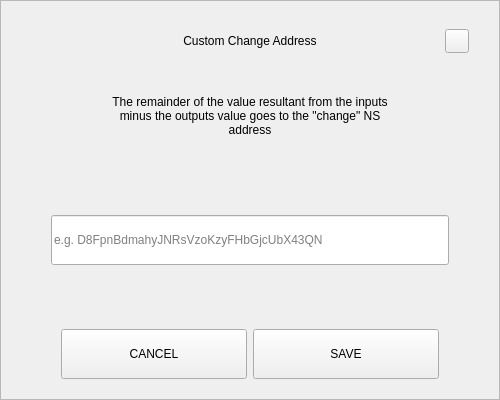
<?xml version="1.0" encoding="UTF-8"?>
<ui version="4.0">
 <class>SendChangeAddressDialog</class>
 <widget class="QDialog" name="SendChangeAddressDialog">
  <property name="geometry">
   <rect>
    <x>0</x>
    <y>0</y>
    <width>500</width>
    <height>400</height>
   </rect>
  </property>
  <property name="windowTitle">
   <string>Dialog</string>
  </property>
  <layout class="QVBoxLayout" name="verticalLayout">
   <property name="spacing">
    <number>0</number>
   </property>
   <property name="leftMargin">
    <number>0</number>
   </property>
   <property name="topMargin">
    <number>0</number>
   </property>
   <property name="rightMargin">
    <number>0</number>
   </property>
   <property name="bottomMargin">
    <number>0</number>
   </property>
   <item>
    <widget class="QFrame" name="frame">
     <property name="styleSheet">
      <string notr="true"/>
     </property>
     <property name="frameShape">
      <enum>QFrame::StyledPanel</enum>
     </property>
     <property name="frameShadow">
      <enum>QFrame::Raised</enum>
     </property>
     <layout class="QVBoxLayout" name="verticalLayout_2" stretch="0,0,0,0,0,0,0">
      <property name="spacing">
       <number>0</number>
      </property>
      <property name="leftMargin">
       <number>30</number>
      </property>
      <property name="topMargin">
       <number>20</number>
      </property>
      <property name="rightMargin">
       <number>30</number>
      </property>
      <property name="bottomMargin">
       <number>20</number>
      </property>
      <item>
       <layout class="QHBoxLayout" name="horizontalLayout_3">
        <property name="spacing">
         <number>0</number>
        </property>
        <item>
         <spacer name="horizontalSpacer_2">
          <property name="orientation">
           <enum>Qt::Horizontal</enum>
          </property>
          <property name="sizeHint" stdset="0">
           <size>
            <width>40</width>
            <height>20</height>
           </size>
          </property>
         </spacer>
        </item>
        <item>
         <widget class="QLabel" name="labelTitle">
          <property name="minimumSize">
           <size>
            <width>0</width>
            <height>40</height>
           </size>
          </property>
          <property name="maximumSize">
           <size>
            <width>16777215</width>
            <height>40</height>
           </size>
          </property>
          <property name="styleSheet">
           <string notr="true">padding-left:24px;</string>
          </property>
          <property name="text">
           <string>Custom Change Address</string>
          </property>
          <property name="alignment">
           <set>Qt::AlignCenter</set>
          </property>
          <property name="margin">
           <number>7</number>
          </property>
         </widget>
        </item>
        <item>
         <spacer name="horizontalSpacer">
          <property name="orientation">
           <enum>Qt::Horizontal</enum>
          </property>
          <property name="sizeHint" stdset="0">
           <size>
            <width>40</width>
            <height>20</height>
           </size>
          </property>
         </spacer>
        </item>
        <item>
         <widget class="QPushButton" name="btnEsc">
          <property name="minimumSize">
           <size>
            <width>24</width>
            <height>24</height>
           </size>
          </property>
          <property name="maximumSize">
           <size>
            <width>24</width>
            <height>24</height>
           </size>
          </property>
          <property name="focusPolicy">
           <enum>Qt::NoFocus</enum>
          </property>
          <property name="text">
           <string/>
          </property>
         </widget>
        </item>
       </layout>
      </item>
      <item>
       <spacer name="verticalSpacer_2">
        <property name="orientation">
         <enum>Qt::Vertical</enum>
        </property>
        <property name="sizeType">
         <enum>QSizePolicy::Fixed</enum>
        </property>
        <property name="sizeHint" stdset="0">
         <size>
          <width>20</width>
          <height>20</height>
         </size>
        </property>
       </spacer>
      </item>
      <item alignment="Qt::AlignHCenter">
       <widget class="QLabel" name="labelMessage">
        <property name="minimumSize">
         <size>
          <width>0</width>
          <height>70</height>
         </size>
        </property>
        <property name="text">
         <string>The remainder of the value resultant from the inputs minus the outputs value goes to the &quot;change&quot; NS address</string>
        </property>
        <property name="alignment">
         <set>Qt::AlignCenter</set>
        </property>
        <property name="wordWrap">
         <bool>true</bool>
        </property>
       </widget>
      </item>
      <item>
       <spacer name="verticalSpacer_3">
        <property name="orientation">
         <enum>Qt::Vertical</enum>
        </property>
        <property name="sizeHint" stdset="0">
         <size>
          <width>20</width>
          <height>40</height>
         </size>
        </property>
       </spacer>
      </item>
      <item>
       <layout class="QHBoxLayout" name="horizontalLayout_2">
        <property name="spacing">
         <number>0</number>
        </property>
        <property name="leftMargin">
         <number>20</number>
        </property>
        <property name="rightMargin">
         <number>20</number>
        </property>
        <item>
         <widget class="QLineEdit" name="lineEditAddress">
          <property name="minimumSize">
           <size>
            <width>0</width>
            <height>50</height>
           </size>
          </property>
          <property name="placeholderText">
           <string notr="true">e.g. D8FpnBdmahyJNRsVzoKzyFHbGjcUbX43QN</string>
          </property>
         </widget>
        </item>
       </layout>
      </item>
      <item>
       <spacer name="verticalSpacer">
        <property name="orientation">
         <enum>Qt::Vertical</enum>
        </property>
        <property name="sizeHint" stdset="0">
         <size>
          <width>20</width>
          <height>40</height>
         </size>
        </property>
       </spacer>
      </item>
      <item>
       <layout class="QHBoxLayout" name="horizontalLayout" stretch="2,2">
        <property name="spacing">
         <number>6</number>
        </property>
        <property name="leftMargin">
         <number>30</number>
        </property>
        <property name="rightMargin">
         <number>30</number>
        </property>
        <item>
         <widget class="QPushButton" name="btnCancel">
          <property name="minimumSize">
           <size>
            <width>180</width>
            <height>50</height>
           </size>
          </property>
          <property name="focusPolicy">
           <enum>Qt::NoFocus</enum>
          </property>
          <property name="text">
           <string>CANCEL</string>
          </property>
         </widget>
        </item>
        <item>
         <widget class="QPushButton" name="btnSave">
          <property name="minimumSize">
           <size>
            <width>180</width>
            <height>50</height>
           </size>
          </property>
          <property name="focusPolicy">
           <enum>Qt::NoFocus</enum>
          </property>
          <property name="text">
           <string>SAVE</string>
          </property>
         </widget>
        </item>
       </layout>
      </item>
     </layout>
    </widget>
   </item>
  </layout>
 </widget>
 <resources/>
 <connections/>
</ui>
